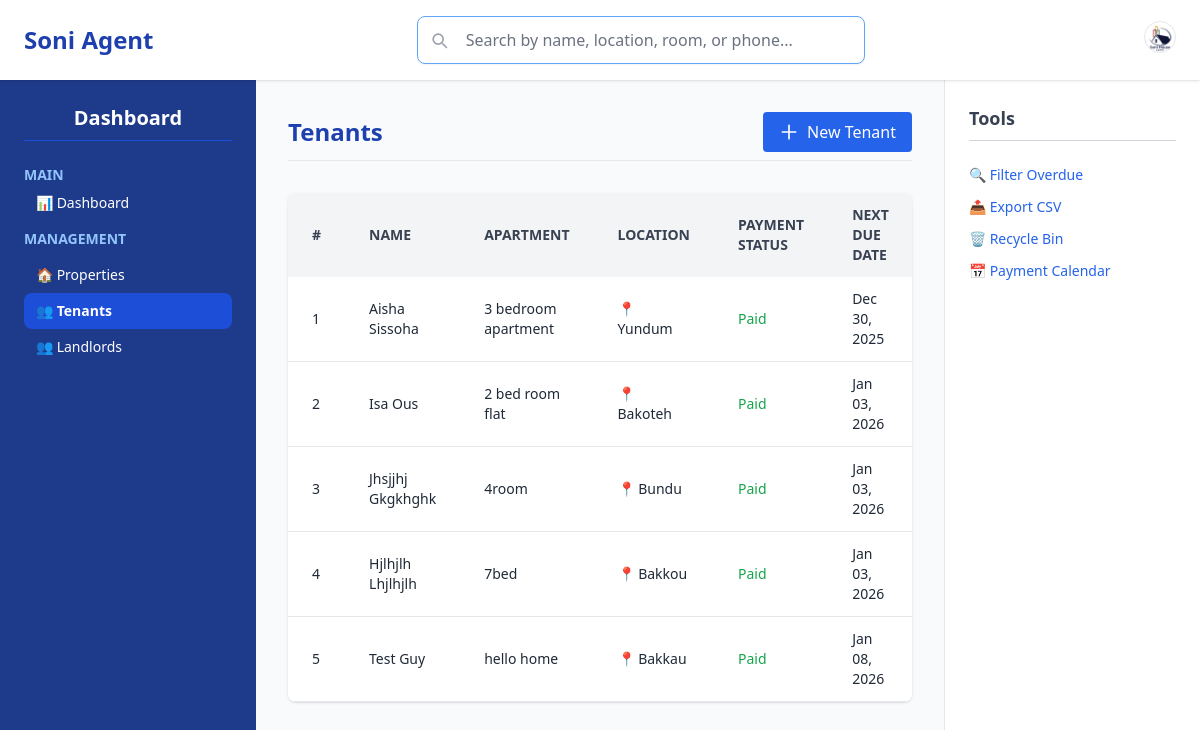
Before: /tenant with the older database file.
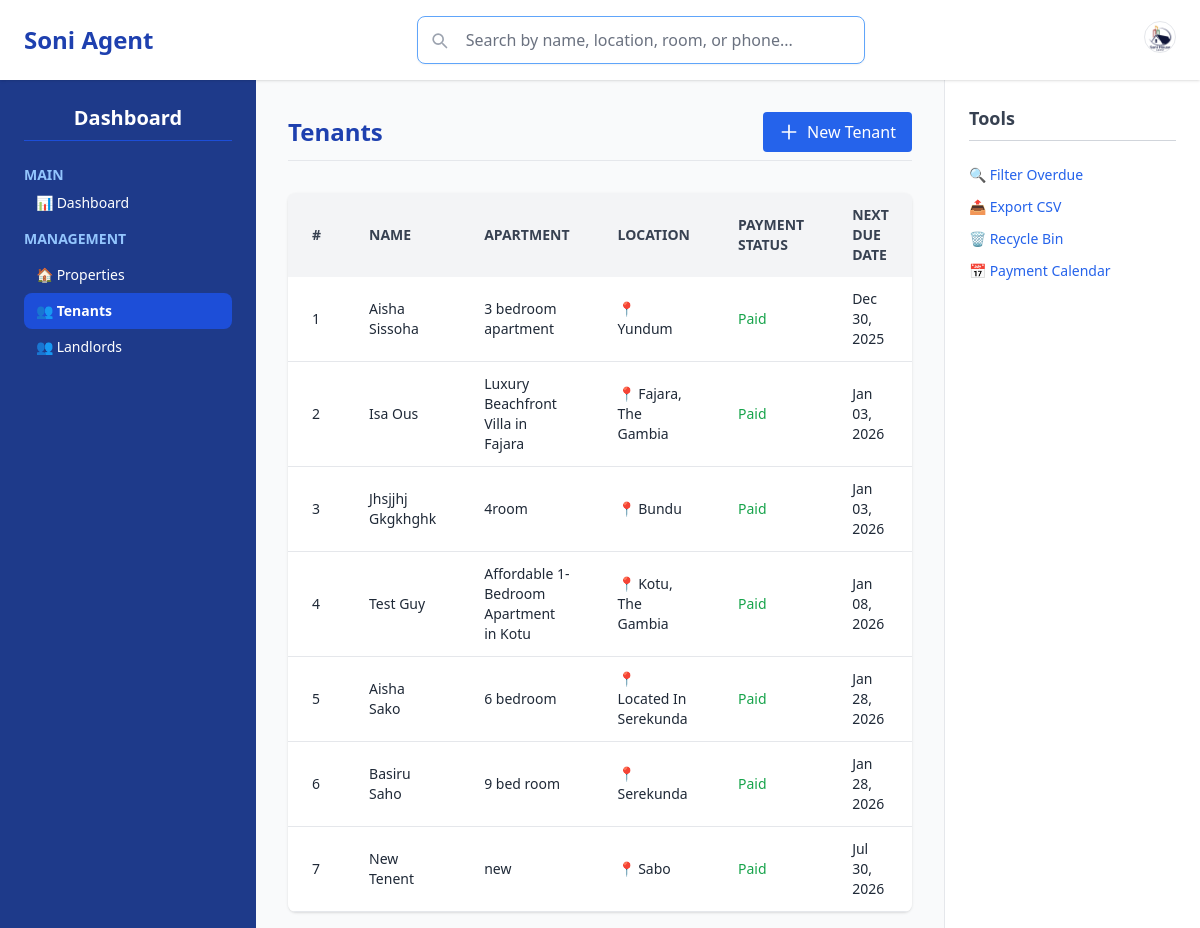
After: the same page with the newer database file.
### soniHouseAgent/models.py (models this page shows, shortened)
class Tenant(models.Model):
    PAYMENT_OPTIONS = [
        ('6_months', '6 Months'),
        ('1_year', '1 Year'),
    ]
    first_name = models.CharField(max_length=20)
    last_name = models.CharField(max_length=20)
    id_card = models.CharField(max_length=20)
    phone_number = models.CharField(max_length=7)
    house = models.OneToOneField(House, on_delete=models.CASCADE)
    move_in_date = models.DateField(auto_now_add=True)
    payment_option = models.CharField(max_length=10, choices=PAYMENT_OPTIONS)
    last_payment_date = models.DateField(auto_now_add=True)
    payment_amount = models.DecimalField(max_digits=10, decimal_places=2, blank=True, null=True)
    has_paid = models.BooleanField(default=True)
    is_deleted = models.BooleanField(default=False)# bin check for delete
    def get_next_due_date(self):
        if self.payment_option == '6_months':
            return self.last_payment_date + timedelta(days=182)
        elif self.payment_option == '1_year':
            return self.last_payment_date + timedelta(days=365)
        return self.last_payment_date
    def get_payment_status(self):
        today = date.today()
        due_date = self.get_next_due_date()
        if not self.has_paid and today > due_date:
            return 'overdue'
        elif self.has_paid and (due_date - today).days <= 30:
            return 'due_soon'
        return 'paid'
    def delete(self, *args, **kwargs):
        self.is_deleted = True
        self.save()

class House(models.Model):
    title = models.CharField(max_length=200)
    description = models.TextField()
    price = models.DecimalField(max_digits=12, decimal_places=2)  # Monthly price
    location = models.CharField(max_length=255)
    num_bedrooms = models.IntegerField()
    num_bathrooms = models.IntegerField()
    is_available = models.BooleanField(default=True)
    listed_date = models.DateTimeField(auto_now_add=True)
    image = models.ImageField(upload_to='house_images/', blank=True, null=True)
    owner = models.ForeignKey(Landlord, on_delete=models.CASCADE, related_name='houses')
    is_deleted = models.BooleanField(default=False)
    def __str__(self):
        return f"{self.title} - {self.location}"

### soniHouseAgent/views.py (the view)
# urls.py: path('tenant', views.tenant, name="tenant"),
def tenant(request):
    form = TenantForm()
    tenants = Tenant.objects.select_related('house').filter(is_deleted=False)
    if request.method == "POST":
        form = TenantForm(request.POST)
        if form.is_valid():
            form.save()
            return redirect('tenant')
    context = {
        'form': form,
        'tenants': tenants
        }
    return render(request, 'soniHouseAgent/adminpage/tenant.html', context)

### soniHouseAgent/forms.py
class TenantForm(forms.ModelForm):
    class Meta:
        model = Tenant
        fields = '__all__'
        exclude = ['payment_amount','is_deleted']

### soniHouseAgent/templates/soniHouseAgent/adminpage/tenant.html (shortened to what this page needs)
{% extends "soniHouseAgent/adminpage/base.html" %}
{% load crispy_forms_tags %}
{% block content %}
<main class="col-span-1 md:col-span-8 px-4" x-data="{ showForm: false }">
  <div class="max-w-5xl mx-auto space-y-8 mt-4">
    <div class="flex justify-between items-center border-b pb-2">
      <h2 class="text-2xl font-bold text-blue-800">Tenants</h2>
      <button @click="showForm = !showForm" class="inline-flex items-center px-4 py-2 bg-blue-600 text-white rounded hover:bg-blue-700 transition">
        <svg xmlns="http://www.w3.org/2000/svg" class="w-5 h-5 mr-2" fill="none" viewBox="0 0 24 24" stroke="currentColor">
          <path stroke-linecap="round" stroke-linejoin="round" stroke-width="2" d="M12 4v16m8-8H4"/>
        </svg>
        New Tenant
      </button>
    </div>
    <div class="overflow-x-auto bg-white rounded-lg shadow">
      <table class="min-w-full table-auto">
        <thead class="bg-gray-100 text-left text-gray-700 uppercase text-sm font-semibold">
          <tr>
            <th class="px-6 py-3">#</th>
            <th class="px-6 py-3">Name</th>
            <th class="px-6 py-3">Apartment</th>
            <th class="px-6 py-3">Location</th>
            <th class="px-6 py-3">Payment Status</th>
            <th class="px-6 py-3">Next Due Date</th>
          </tr>
        </thead>
        <tbody class="text-sm text-gray-800">
          {% for tenant in tenants %}
            <tr class="border-b hover:bg-gray-50">
              <td class="px-6 py-3">{{ forloop.counter }}</td>
              <td class="px-6 py-3">{{ tenant.first_name|title }} {{ tenant.last_name|title }}</td>
              <td class="px-6 py-3">{{ tenant.house.title }}</td>
              <td class="px-6 py-3">📍 {{ tenant.house.location|title }}</td>
              <td class="px-6 py-3">
                <span class="
                  {% if tenant.get_payment_status == 'paid' %}text-green-600
                  {% elif tenant.get_payment_status == 'due_soon' %}text-yellow-600
                  {% else %}text-red-600{% endif %}
                ">
                  {{ tenant.get_payment_status|capfirst }}
                </span>
              </td>
              <td class="px-6 py-3">{{ tenant.get_next_due_date|date:"M d, Y" }}</td>
            </tr>
          {% empty %}
            <tr>
              <td colspan="7" class="text-center py-4 text-gray-500">No tenants added yet.</td>
            </tr>
          {% endfor %}
        </tbody>
      </table>
    </div>
  </div>
</main>
{% endblock %}

Changed rows visible on the page:
removed Tenant: first_name "Hjlhjlh", last_name "Lhjlhjlh", house "7bed", house.location "Bakkou", get_payment_status "Paid", get_next_due_date "Jan 03, 2026"
changed through a linked row, Tenant "Isa": house "2 bed room flat" → "Luxury Beachfront Villa in Fajara"; house.location "Bakoteh" → "Fajara, The Gambia"
changed through a linked row, Tenant "Test": house "hello home" → "Affordable 1-Bedroom Apartment in Kotu"; house.location "Bakkau" → "Kotu, The Gambia"
added Tenant: first_name "Aisha", last_name "Sako", house "6 bedroom", house.location "Located In Serekunda", get_payment_status "Paid", get_next_due_date "Jan 28, 2026"
added Tenant: first_name "Basiru", last_name "Saho", house "9 bed room", house.location "Serekunda", get_payment_status "Paid", get_next_due_date "Jan 28, 2026"
added Tenant: first_name "New", last_name "Tenent", house "new", house.location "Sabo", get_payment_status "Paid", get_next_due_date "Jul 30, 2026"
